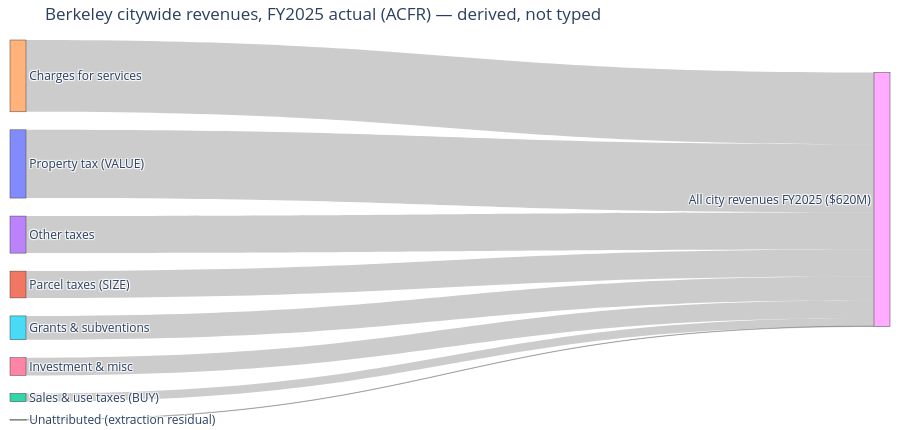

Source (notebook cell):
### Markdown cell above
### ▶ The revenue flow

📝 *Before you look:* a Sankey diagram makes flows proportional — a ribbon
twice as wide is twice as much money. Find the widest ribbon. It is **not**
property tax.

### Code cell
import plotly.graph_objects as go

labels = list(grouped.keys()) + [f"All city revenues FY2025 (${rev_total/1e6:,.0f}M)"]
target = len(grouped)
fig = go.Figure(go.Sankey(
    node=dict(label=labels, pad=18, thickness=16),
    link=dict(
        source=list(range(len(grouped))),
        target=[target] * len(grouped),
        value=[grouped[g] for g in grouped],
    ),
))
fig.update_layout(title="Berkeley citywide revenues, FY2025 actual (ACFR) — derived, not typed",
                  height=430, margin=dict(l=10, r=10, t=40, b=10))
fig.show()

### Figure 1 — Plotly figure (JSON) as saved in the notebook; plotly's stock layout.template omitted (floating-point values rounded to 4 significant figures)
{"data": [{"link": {"source": [0, 1, 2, 3, 4, 5, 6, 7], "target": [8, 8, 8, 8, 8, 8, 8, 8], "value": [166498385, 65368411, 19962225, 90370632, 175162915, 57978609, 43389816, 849463]}, "node": {"label": ["Property tax (VALUE)", "Parcel taxes (SIZE)", "Sales & use taxes (BUY)", "Other taxes", "Charges for services", "Grants & subventions", "Investment & misc", "Unattributed (extraction residual)", "All city revenues FY2025 ($620M)"], "pad": 18, "thickness": 16}, "type": "sankey"}], "layout": {"height": 430, "margin": {"b": 10, "l": 10, "r": 10, "t": 40}, "title": {"text": "Berkeley citywide revenues, FY2025 actual (ACFR) — derived, not typed"}}}
